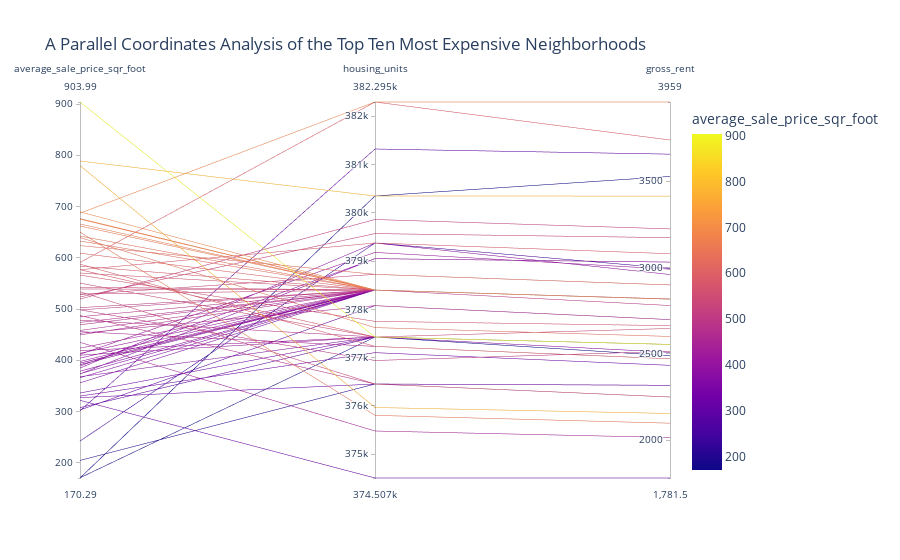

The notebook cell this image was saved under:
### Markdown cell above
## Parallel Coordinates and Parallel Categories Analysis

In this section, you will use plotly express to create parallel coordinates and parallel categories visualizations so that investors can interactively filter and explore various factors related to the sales price of the neighborhoods. 

Using the DataFrame of Average values per neighborhood (calculated above), create the following visualizations:
1. Create a Parallel Coordinates Plot
2. Create a Parallel Categories Plot

### Code cell
# Parallel Coordinates Plot (### HOW DO WE PICK THE COLOR ? )
px.parallel_coordinates(sfo_data_2, color="average_sale_price_sqr_foot", 
                       title="A Parallel Coordinates Analysis of the Top Ten Most Expensive Neighborhoods"
                               )
